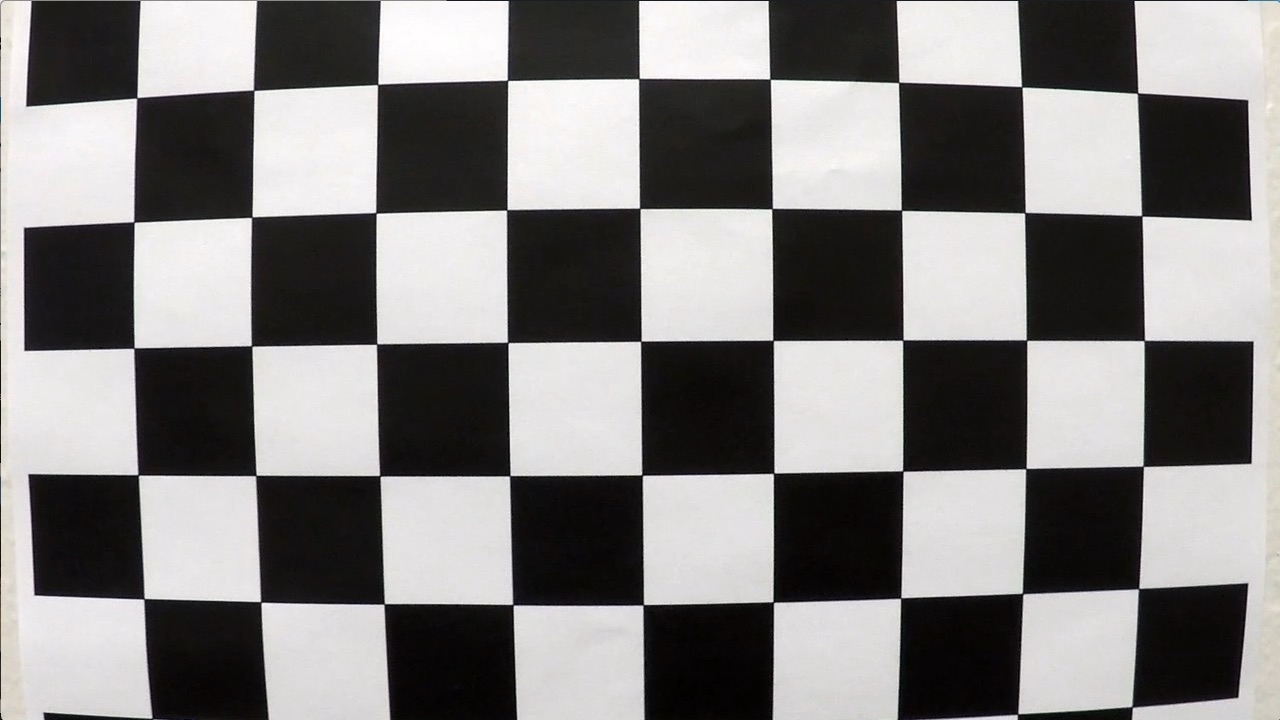
#> input picture Calibration/calibration1.jpg, 1280 x 720 px; its folder holds 4 pictures in this run
$ jupyter execute --allow-errors project.ipynb   (shell and % lines are left out)
#> lines starting #> are read from the running program, lines starting #| are printed output that depends on the picture; after the words box and inside, x2 and y2 are one past the last pixel; in counts of white or black regions, pixels touching at a corner belong together
## Advanced Lane Finding Project

The goals / steps of this project are the following:

    1. Compute the camera calibration matrix and distortion coefficients given a set of chessboard images.
    2. Apply a distortion correction to raw images.
    3. Apply a perspective transform to rectify binary image ("birds-eye view").
    4. Use color transforms, gradients, etc., to create a thresholded binary image.
    5. Detect lane pixels and fit to find the lane boundary.
    6. Determine the curvature of the lane and vehicle position with respect to center.
    7. Warp the detected lane boundaries back onto the original image.
    8. Output visual display of the lane boundaries and numerical estimation of lane curvature and vehicle position.

### Imports

[cell 1]
import numpy as np
import cv2
import glob
import matplotlib.pyplot as plt
import matplotlib.image
import matplotlib.colors
from moviepy.editor import VideoFileClip
from collections import deque

### 1. Camera calibration using chessboard images

[cell 2]
def find_chessboard_corners(glob_regex='Calibration/calibration*.jpg'):
#> called with glob_regex = 'Calibration/calibration*.jpg'
    object_p = np.zeros((6*9,3), np.float32)
    object_p[:,:2] = np.mgrid[0:9, 0:6].T.reshape(-1,2)

    objpoints = []
    imgpoints = []
    chessboards = []

    images = glob.glob(glob_regex)

    for index, frame in enumerate(images):
        color_img = cv2.imread(frame)
#> color_img is the input picture: shape (720, 1280, 3); mean B, G, R 127.8, 128.4, 130.1
        gray = cv2.cvtColor(color_img, cv2.COLOR_BGR2GRAY)

        ret, corners = cv2.findChessboardCorners(gray, (9,6), None)
#> ret = False; corners = None

        if ret == True:
            objpoints.append(object_p)
            imgpoints.append(corners)

            # Draw and display the corners
            cv2.drawChessboardCorners(color_img, (9,6), corners, ret)
            chessboards.append(color_img)
#> pass 2 of the loop in find_chessboard_corners, `for index, frame in enumerate(images):`:
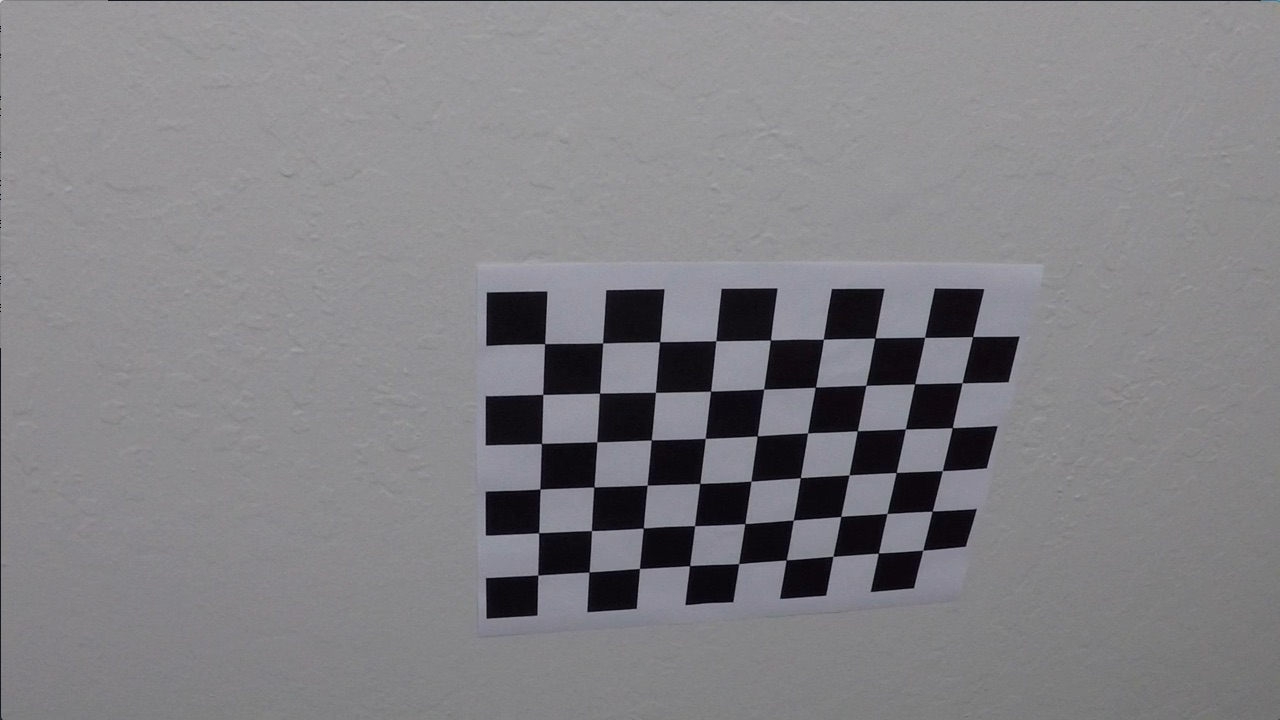
#> input picture Calibration/calibration10.jpg, 1280 x 720 px
#> in find_chessboard_corners, color_img is the input picture: shape (720, 1280, 3); mean B, G, R 133.1, 129.4, 130.2
#> ret = True; corners = 54 rows, first 8: [545.3, 343.1], [602.7, 342.8], [660.1, 341.3], [715.8, 340.7], [770.6, 340], [823.5, 339.2], [874.3, 338.5], [925.1, 337.4]
#> in find_chessboard_corners, `cv2.drawChessboardCorners(color_img, (9,6), corners, ret)`:
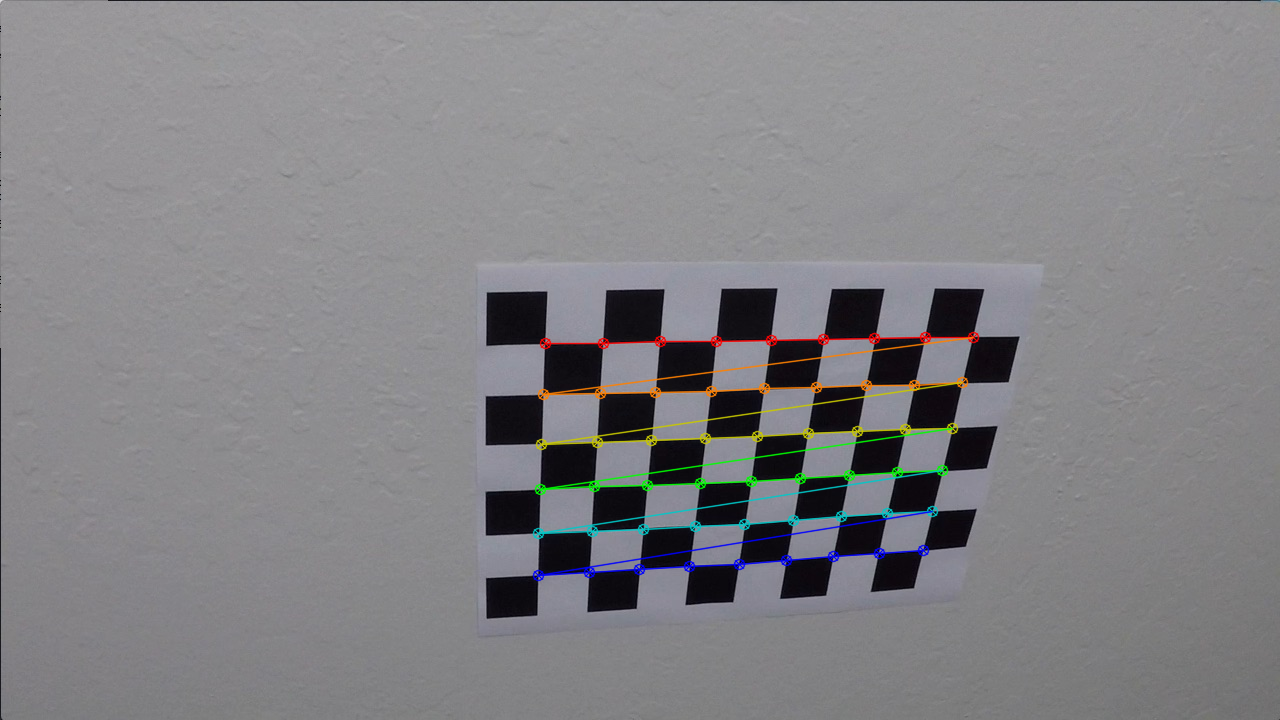
#> color_img: shape (720, 1280, 3); 1.91% of pixels changed, all inside (x1, y1, x2, y2) = (532, 331, 980, 582)
#> pass 3 of the loop in find_chessboard_corners, `for index, frame in enumerate(images):`:
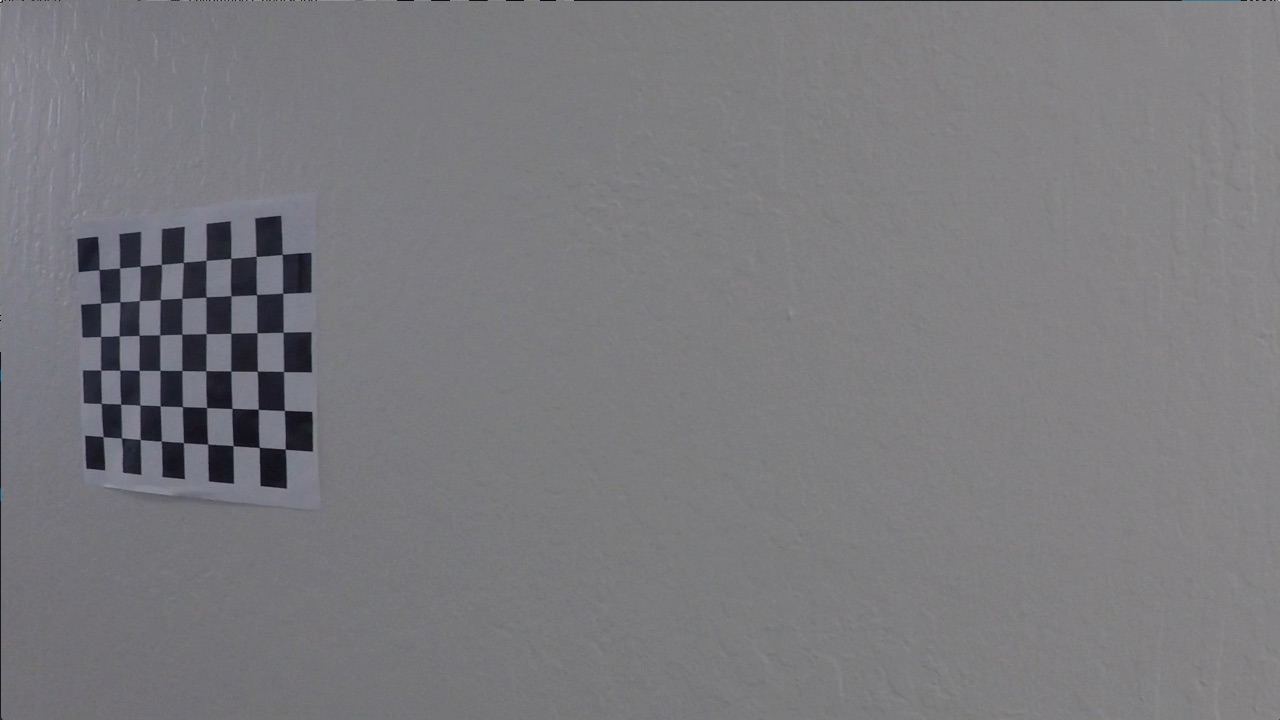
#> input picture Calibration/calibration11.jpg, 1280 x 720 px
#> in find_chessboard_corners, color_img is the input picture: shape (720, 1280, 3); mean B, G, R 125.2, 121.7, 122.2
#> corners = 54 rows, first 8: [99.22, 269.6], [119.6, 268], [140.1, 266.1], [161.3, 264.5], [183.3, 262.5], [206.1, 260.3], [230.7, 258.2], [256.2, 256.3]
#> in find_chessboard_corners, `cv2.drawChessboardCorners(color_img, (9,6), corners, ret)`:
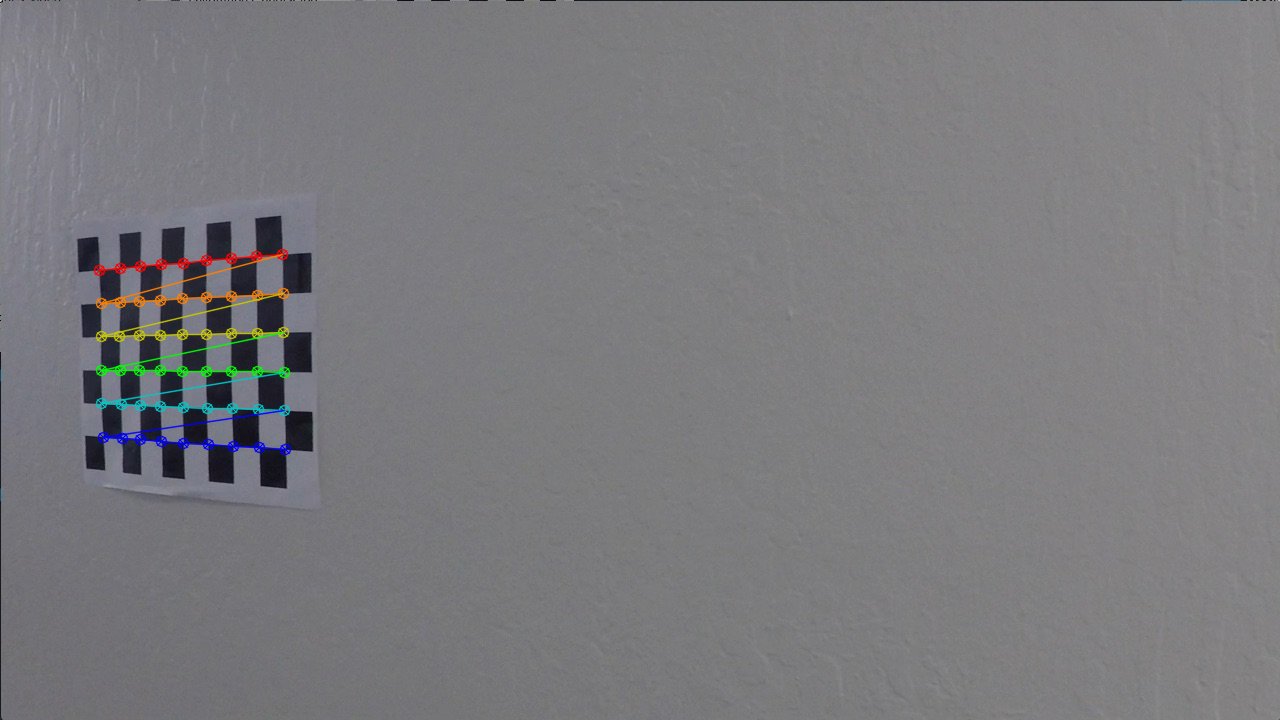
#> color_img: shape (720, 1280, 3); 1.11% of pixels changed, all inside (x1, y1, x2, y2) = (93, 248, 292, 456)
#> the loop made 4 passes; the first 3 are shown

    plt.figure(figsize=(15, 15))
    for i in range(0, len(chessboards)):
        plt.subplot(5, 4, i+1)
        plt.imshow(chessboards[i])
        plt.axis('off')
    plt.show()
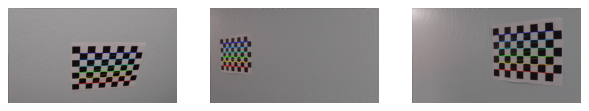
#> figure drawn by matplotlib, 3 panels; B, G, R data is drawn as R, G, B
    return objpoints, imgpoints, chessboards
objpoints, imgpoints, chessboards = find_chessboard_corners()
